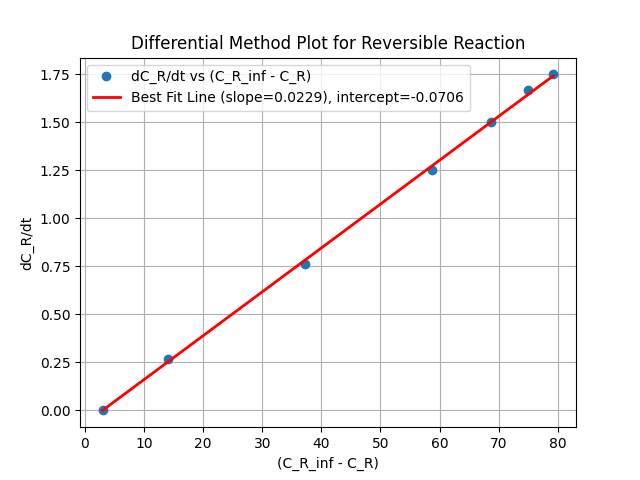

Recreate this plot in Python.
import numpy as np
import matplotlib.pyplot as plt
from scipy.stats import linregress
import math


# --- 1. DATA INPUT ---
time = np.array([0, 2, 5, 10, 20, 60, 120, math.inf])
C_R = np.array([10, 13.5, 18.5, 26, 38.5, 69, 85, 91])
C_R_inf = 91  # Concentration at infinity (Equilibrium)

# Initial Concentration of R
C_R0 = C_R[0]

# --- 2. DIFFERENTIAL METHOD CALCULATION ---
# Formula: dC_R/dt = (k1 + k2) * (C_R_inf - C_R)

dC_R_dt = np.diff(C_R) / np.diff(time)  # dC_R/dt using finite difference
# We will use the mid-point time for plotting
time_mid = (time[:-1] + time[1:]) / 2
# Calculate the term (C_R_inf - C_R) at mid-points
C_R_mid = (C_R[:-1] + C_R[1:]) / 2






slope, intercept, r_value, p_value, std_err = linregress((C_R_inf - C_R_mid), dC_R_dt)

# The slope corresponds to (k1 + k2)
k_sum = slope

print(f"Regression Results:")
print(f"Slope (k1 + k2): {slope:.4f} min^-1")
print(f"R-squared: {r_value**2:.4f} (Close to 1.0 indicates a good fit)")

C_total = 100

k1 = k_sum * C_R_inf/C_total
k2 = k_sum - k1

print(f"\nCalculated Rate Constants:")
print(f"Forward Rate Constant (k1): {k1:.4f} min^-1")
print(f"Reverse Rate Constant (k2): {k2:.4f} min^-1")

print(f"\nProposed Rate Equation:")
print(f"-r_A = {k1:.4f} C_A - {k2:.4f} C_R")

plt.plot((C_R_inf - C_R_mid), dC_R_dt, "o", label='dC_R/dt vs (C_R_inf - C_R)', linestyle = "")
plt.plot((C_R_inf - C_R_mid), slope*(C_R_inf - C_R_mid) + intercept, label=f'Best Fit Line (slope={slope:.4f}), intercept={intercept:.4f}', color='red', linewidth=2)

plt.xlabel('(C_R_inf - C_R)')
plt.ylabel('dC_R/dt')
plt.title('Differential Method Plot for Reversible Reaction')
plt.legend()
plt.grid(True)
plt.show()
